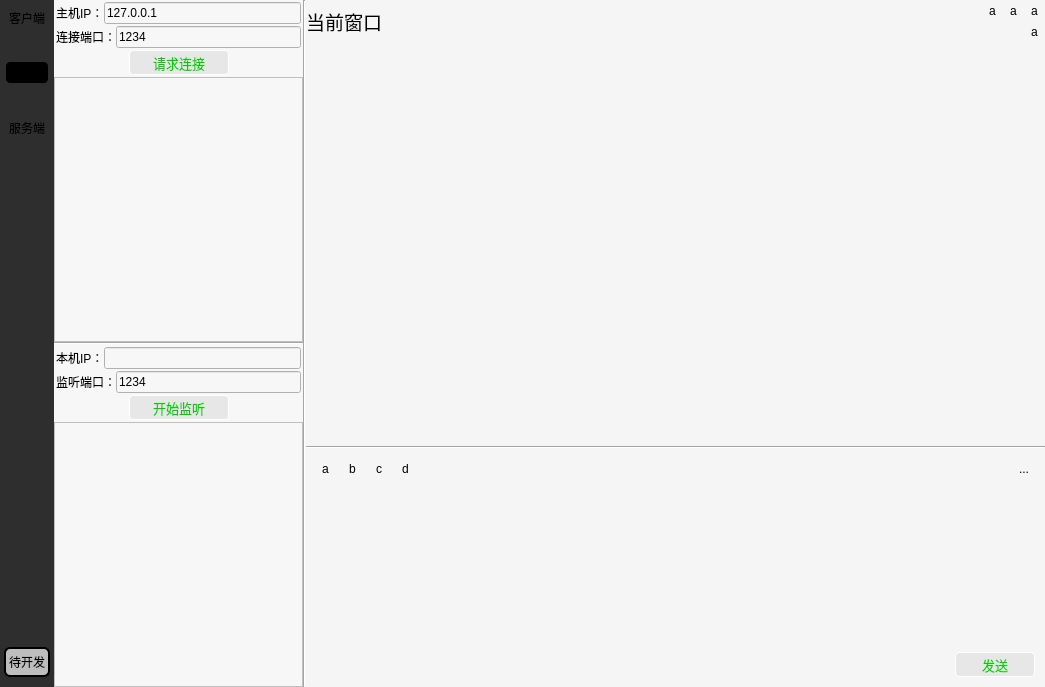
<?xml version="1.0" encoding="UTF-8"?>
<ui version="4.0">
 <class>Widget</class>
 <widget class="QWidget" name="Widget">
  <property name="geometry">
   <rect>
    <x>0</x>
    <y>0</y>
    <width>1045</width>
    <height>687</height>
   </rect>
  </property>
  <property name="windowTitle">
   <string>Widget</string>
  </property>
  <property name="styleSheet">
   <string notr="true">background:rgb(245, 245, 245);</string>
  </property>
  <layout class="QHBoxLayout" name="horizontalLayout_7">
   <property name="spacing">
    <number>0</number>
   </property>
   <property name="leftMargin">
    <number>0</number>
   </property>
   <property name="topMargin">
    <number>0</number>
   </property>
   <property name="rightMargin">
    <number>0</number>
   </property>
   <property name="bottomMargin">
    <number>0</number>
   </property>
   <item>
    <widget class="QFrame" name="frame">
     <property name="sizePolicy">
      <sizepolicy hsizetype="Fixed" vsizetype="Expanding">
       <horstretch>0</horstretch>
       <verstretch>0</verstretch>
      </sizepolicy>
     </property>
     <property name="minimumSize">
      <size>
       <width>54</width>
       <height>0</height>
      </size>
     </property>
     <property name="maximumSize">
      <size>
       <width>54</width>
       <height>16777215</height>
      </size>
     </property>
     <property name="toolTipDuration">
      <number>-1</number>
     </property>
     <property name="layoutDirection">
      <enum>Qt::LeftToRight</enum>
     </property>
     <property name="autoFillBackground">
      <bool>false</bool>
     </property>
     <property name="styleSheet">
      <string notr="true">background:rgb(46, 46, 46)</string>
     </property>
     <layout class="QVBoxLayout" name="verticalLayout">
      <property name="spacing">
       <number>30</number>
      </property>
      <property name="leftMargin">
       <number>4</number>
      </property>
      <property name="topMargin">
       <number>5</number>
      </property>
      <property name="rightMargin">
       <number>4</number>
      </property>
      <property name="bottomMargin">
       <number>10</number>
      </property>
      <item>
       <widget class="QToolButton" name="clientButton_2">
        <property name="enabled">
         <bool>true</bool>
        </property>
        <property name="styleSheet">
         <string notr="true"/>
        </property>
        <property name="text">
         <string>客户端</string>
        </property>
        <property name="icon">
         <iconset resource="res.qrc">
          <normaloff>:/icon/wechat.jpg</normaloff>:/icon/wechat.jpg</iconset>
        </property>
        <property name="iconSize">
         <size>
          <width>45</width>
          <height>45</height>
         </size>
        </property>
        <property name="shortcut">
         <string>Ctrl+S, Ctrl+R</string>
        </property>
        <property name="toolButtonStyle">
         <enum>Qt::ToolButtonIconOnly</enum>
        </property>
        <property name="autoRaise">
         <bool>true</bool>
        </property>
       </widget>
      </item>
      <item>
       <widget class="QToolButton" name="clientButton">
        <property name="layoutDirection">
         <enum>Qt::LeftToRight</enum>
        </property>
        <property name="styleSheet">
         <string notr="true">QToolButton:hover{
	background-color: rgb(0, 0, 0);
}
QToolButton{
background-color: rgb(0, 0, 0);
  border-radius:6px;
  border:2px solid #2e2e2e;
}

</string>
        </property>
        <property name="text">
         <string>客户端</string>
        </property>
        <property name="icon">
         <iconset resource="res.qrc">
          <normaloff>:/icon/client2.png</normaloff>:/icon/client2.png</iconset>
        </property>
        <property name="iconSize">
         <size>
          <width>45</width>
          <height>45</height>
         </size>
        </property>
        <property name="shortcut">
         <string>Ctrl+S, Ctrl+R</string>
        </property>
        <property name="toolButtonStyle">
         <enum>Qt::ToolButtonIconOnly</enum>
        </property>
        <property name="autoRaise">
         <bool>true</bool>
        </property>
       </widget>
      </item>
      <item>
       <widget class="QToolButton" name="serverButton">
        <property name="focusPolicy">
         <enum>Qt::WheelFocus</enum>
        </property>
        <property name="styleSheet">
         <string notr="true">QToolButton:hover{
	background-color: rgb(0, 0, 0);
}
QToolButton{
  border-radius:6px;
  border:2px solid #2e2e2e;
}

</string>
        </property>
        <property name="text">
         <string>服务端</string>
        </property>
        <property name="icon">
         <iconset resource="res.qrc">
          <normaloff>:/icon/server2.png</normaloff>:/icon/server2.png</iconset>
        </property>
        <property name="iconSize">
         <size>
          <width>45</width>
          <height>45</height>
         </size>
        </property>
        <property name="autoRaise">
         <bool>true</bool>
        </property>
       </widget>
      </item>
      <item>
       <spacer name="verticalSpacer">
        <property name="orientation">
         <enum>Qt::Vertical</enum>
        </property>
        <property name="sizeHint" stdset="0">
         <size>
          <width>0</width>
          <height>100</height>
         </size>
        </property>
       </spacer>
      </item>
      <item>
       <widget class="QToolButton" name="toolButton_7">
        <property name="sizePolicy">
         <sizepolicy hsizetype="Minimum" vsizetype="Minimum">
          <horstretch>0</horstretch>
          <verstretch>0</verstretch>
         </sizepolicy>
        </property>
        <property name="minimumSize">
         <size>
          <width>30</width>
          <height>30</height>
         </size>
        </property>
        <property name="styleSheet">
         <string notr="true">QToolButton:hover{
	background-color: rgb(107, 107, 107);
}
QToolButton{
	background-color: rgb(190, 190, 190);
  border-radius:6px;
  border:2px solid #000000;
}
QToolButton::pressed
{
	padding-top:8px;
}
</string>
        </property>
        <property name="text">
         <string>待开发</string>
        </property>
        <property name="icon">
         <iconset resource="res.qrc">
          <normaloff>:/icon/x.png</normaloff>:/icon/x.png</iconset>
        </property>
        <property name="iconSize">
         <size>
          <width>45</width>
          <height>45</height>
         </size>
        </property>
        <property name="autoRaise">
         <bool>true</bool>
        </property>
       </widget>
      </item>
     </layout>
    </widget>
   </item>
   <item>
    <widget class="QStackedWidget" name="stackedWidget">
     <property name="currentIndex">
      <number>0</number>
     </property>
     <widget class="QWidget" name="page">
      <layout class="QHBoxLayout" name="horizontalLayout_8" stretch="1,0">
       <property name="spacing">
        <number>0</number>
       </property>
       <property name="leftMargin">
        <number>0</number>
       </property>
       <property name="topMargin">
        <number>0</number>
       </property>
       <property name="rightMargin">
        <number>0</number>
       </property>
       <property name="bottomMargin">
        <number>0</number>
       </property>
       <item>
        <widget class="QFrame" name="frame">
         <property name="sizePolicy">
          <sizepolicy hsizetype="Fixed" vsizetype="Expanding">
           <horstretch>0</horstretch>
           <verstretch>0</verstretch>
          </sizepolicy>
         </property>
         <property name="minimumSize">
          <size>
           <width>252</width>
           <height>0</height>
          </size>
         </property>
         <property name="maximumSize">
          <size>
           <width>252</width>
           <height>16777215</height>
          </size>
         </property>
         <property name="styleSheet">
          <string notr="true">background:rgb(247, 247, 247)</string>
         </property>
         <layout class="QHBoxLayout" name="horizontalLayout_11">
          <property name="spacing">
           <number>0</number>
          </property>
          <property name="leftMargin">
           <number>0</number>
          </property>
          <property name="topMargin">
           <number>0</number>
          </property>
          <property name="rightMargin">
           <number>0</number>
          </property>
          <property name="bottomMargin">
           <number>0</number>
          </property>
          <item>
           <layout class="QVBoxLayout" name="verticalLayout_8" stretch="100,0,100">
            <property name="spacing">
             <number>0</number>
            </property>
            <item>
             <layout class="QVBoxLayout" name="verticalLayout_7" stretch="0,0">
              <item>
               <widget class="QFrame" name="frame">
                <property name="sizePolicy">
                 <sizepolicy hsizetype="Expanding" vsizetype="Fixed">
                  <horstretch>0</horstretch>
                  <verstretch>0</verstretch>
                 </sizepolicy>
                </property>
                <layout class="QVBoxLayout" name="verticalLayout_3">
                 <property name="spacing">
                  <number>2</number>
                 </property>
                 <property name="leftMargin">
                  <number>2</number>
                 </property>
                 <property name="topMargin">
                  <number>2</number>
                 </property>
                 <property name="rightMargin">
                  <number>2</number>
                 </property>
                 <property name="bottomMargin">
                  <number>2</number>
                 </property>
                 <item>
                  <layout class="QHBoxLayout" name="horizontalLayout">
                   <property name="spacing">
                    <number>0</number>
                   </property>
                   <item>
                    <widget class="QLabel" name="label">
                     <property name="text">
                      <string>主机IP：</string>
                     </property>
                    </widget>
                   </item>
                   <item>
                    <widget class="QLineEdit" name="clientIpEdit">
                     <property name="text">
                      <string>127.0.0.1</string>
                     </property>
                    </widget>
                   </item>
                  </layout>
                 </item>
                 <item>
                  <layout class="QHBoxLayout" name="horizontalLayout_2">
                   <property name="spacing">
                    <number>0</number>
                   </property>
                   <item>
                    <widget class="QLabel" name="label_2">
                     <property name="text">
                      <string>连接端口：</string>
                     </property>
                    </widget>
                   </item>
                   <item>
                    <widget class="QLineEdit" name="clientPortEdit">
                     <property name="text">
                      <string>1234</string>
                     </property>
                    </widget>
                   </item>
                  </layout>
                 </item>
                 <item>
                  <layout class="QHBoxLayout" name="horizontalLayout_3">
                   <property name="spacing">
                    <number>0</number>
                   </property>
                   <item>
                    <spacer name="horizontalSpacer_7">
                     <property name="orientation">
                      <enum>Qt::Horizontal</enum>
                     </property>
                     <property name="sizeHint" stdset="0">
                      <size>
                       <width>40</width>
                       <height>20</height>
                      </size>
                     </property>
                    </spacer>
                   </item>
                   <item>
                    <widget class="QToolButton" name="requestButton">
                     <property name="minimumSize">
                      <size>
                       <width>100</width>
                       <height>0</height>
                      </size>
                     </property>
                     <property name="whatsThis">
                      <string>&lt;html&gt;&lt;head/&gt;&lt;body&gt;&lt;p&gt;&lt;br/&gt;&lt;/p&gt;&lt;/body&gt;&lt;/html&gt;</string>
                     </property>
                     <property name="styleSheet">
                      <string notr="true">QToolButton
{
border:1px solid #ffffff;
	border-radius:4px;
	color: rgb(0, 206, 0);
	background-color: rgb(231, 231, 231);
	font-size:10pt;
}
QToolButton::pressed
{
	padding-bottom:0px;	
	color: rgb(0, 106, 0);
}
QToolButton::hover
{
	background-color: rgb(197, 197, 197);
}


</string>
                     </property>
                     <property name="text">
                      <string>请求连接</string>
                     </property>
                     <property name="autoRaise">
                      <bool>true</bool>
                     </property>
                    </widget>
                   </item>
                   <item>
                    <spacer name="horizontalSpacer_8">
                     <property name="orientation">
                      <enum>Qt::Horizontal</enum>
                     </property>
                     <property name="sizeHint" stdset="0">
                      <size>
                       <width>40</width>
                       <height>20</height>
                      </size>
                     </property>
                    </spacer>
                   </item>
                  </layout>
                 </item>
                </layout>
               </widget>
              </item>
              <item>
               <widget class="QListWidget" name="clientView"/>
              </item>
             </layout>
            </item>
            <item>
             <widget class="Line" name="line">
              <property name="orientation">
               <enum>Qt::Horizontal</enum>
              </property>
             </widget>
            </item>
            <item>
             <layout class="QVBoxLayout" name="verticalLayout_2" stretch="0,0">
              <item>
               <widget class="QFrame" name="frame_3">
                <property name="sizePolicy">
                 <sizepolicy hsizetype="Expanding" vsizetype="Fixed">
                  <horstretch>0</horstretch>
                  <verstretch>0</verstretch>
                 </sizepolicy>
                </property>
                <property name="styleSheet">
                 <string notr="true">background:rgb(247, 247, 247)</string>
                </property>
                <layout class="QVBoxLayout" name="verticalLayout_6">
                 <property name="spacing">
                  <number>2</number>
                 </property>
                 <property name="leftMargin">
                  <number>2</number>
                 </property>
                 <property name="topMargin">
                  <number>2</number>
                 </property>
                 <property name="rightMargin">
                  <number>2</number>
                 </property>
                 <property name="bottomMargin">
                  <number>2</number>
                 </property>
                 <item>
                  <layout class="QHBoxLayout" name="horizontalLayout_9">
                   <property name="spacing">
                    <number>0</number>
                   </property>
                   <item>
                    <widget class="QLabel" name="label_3">
                     <property name="text">
                      <string>本机IP：</string>
                     </property>
                    </widget>
                   </item>
                   <item>
                    <widget class="QLineEdit" name="serverIpEdit">
                     <property name="readOnly">
                      <bool>true</bool>
                     </property>
                    </widget>
                   </item>
                  </layout>
                 </item>
                 <item>
                  <layout class="QHBoxLayout" name="horizontalLayout_10">
                   <property name="spacing">
                    <number>0</number>
                   </property>
                   <item>
                    <widget class="QLabel" name="label_4">
                     <property name="text">
                      <string>监听端口：</string>
                     </property>
                    </widget>
                   </item>
                   <item>
                    <widget class="QLineEdit" name="serverPortEdit">
                     <property name="text">
                      <string>1234</string>
                     </property>
                    </widget>
                   </item>
                  </layout>
                 </item>
                 <item>
                  <layout class="QHBoxLayout" name="horizontalLayout_13">
                   <property name="spacing">
                    <number>0</number>
                   </property>
                   <item>
                    <spacer name="horizontalSpacer">
                     <property name="orientation">
                      <enum>Qt::Horizontal</enum>
                     </property>
                     <property name="sizeHint" stdset="0">
                      <size>
                       <width>40</width>
                       <height>20</height>
                      </size>
                     </property>
                    </spacer>
                   </item>
                   <item>
                    <widget class="QToolButton" name="monitorButton">
                     <property name="minimumSize">
                      <size>
                       <width>100</width>
                       <height>0</height>
                      </size>
                     </property>
                     <property name="styleSheet">
                      <string notr="true">QToolButton
{
border:1px solid #ffffff;
	border-radius:4px;
	color: rgb(0, 206, 0);
	background-color: rgb(231, 231, 231);
	font-size:10pt;
}
QToolButton::pressed
{
	padding-bottom:0px;	
	color: rgb(0, 106, 0);
}
QToolButton::hover
{
	background-color: rgb(197, 197, 197);
}</string>
                     </property>
                     <property name="text">
                      <string>开始监听</string>
                     </property>
                     <property name="autoRaise">
                      <bool>true</bool>
                     </property>
                    </widget>
                   </item>
                   <item>
                    <spacer name="horizontalSpacer_2">
                     <property name="orientation">
                      <enum>Qt::Horizontal</enum>
                     </property>
                     <property name="sizeHint" stdset="0">
                      <size>
                       <width>40</width>
                       <height>20</height>
                      </size>
                     </property>
                    </spacer>
                   </item>
                  </layout>
                 </item>
                </layout>
               </widget>
              </item>
              <item>
               <widget class="QListWidget" name="servetView"/>
              </item>
             </layout>
            </item>
           </layout>
          </item>
          <item>
           <widget class="Line" name="line_4">
            <property name="orientation">
             <enum>Qt::Vertical</enum>
            </property>
           </widget>
          </item>
         </layout>
        </widget>
       </item>
       <item>
        <widget class="QFrame" name="frame">
         <layout class="QVBoxLayout" name="verticalLayout_9" stretch="2,10,1,4,1">
          <property name="spacing">
           <number>0</number>
          </property>
          <property name="leftMargin">
           <number>0</number>
          </property>
          <property name="topMargin">
           <number>0</number>
          </property>
          <property name="rightMargin">
           <number>0</number>
          </property>
          <property name="bottomMargin">
           <number>0</number>
          </property>
          <item>
           <layout class="QHBoxLayout" name="horizontalLayout_17">
            <item>
             <widget class="QLabel" name="label_5">
              <property name="font">
               <font>
                <pointsize>14</pointsize>
               </font>
              </property>
              <property name="text">
               <string>当前窗口</string>
              </property>
              <property name="textFormat">
               <enum>Qt::AutoText</enum>
              </property>
              <property name="alignment">
               <set>Qt::AlignCenter</set>
              </property>
             </widget>
            </item>
            <item>
             <layout class="QVBoxLayout" name="verticalLayout_4">
              <item>
               <layout class="QHBoxLayout" name="horizontalLayout_15">
                <item>
                 <spacer name="horizontalSpacer_10">
                  <property name="orientation">
                   <enum>Qt::Horizontal</enum>
                  </property>
                  <property name="sizeHint" stdset="0">
                   <size>
                    <width>40</width>
                    <height>20</height>
                   </size>
                  </property>
                 </spacer>
                </item>
                <item>
                 <widget class="QToolButton" name="toolButton_27">
                  <property name="text">
                   <string>a</string>
                  </property>
                  <property name="autoRaise">
                   <bool>true</bool>
                  </property>
                 </widget>
                </item>
                <item>
                 <widget class="QToolButton" name="toolButton_28">
                  <property name="text">
                   <string>a</string>
                  </property>
                  <property name="autoRaise">
                   <bool>true</bool>
                  </property>
                 </widget>
                </item>
                <item>
                 <widget class="QToolButton" name="toolButton_29">
                  <property name="text">
                   <string>a</string>
                  </property>
                  <property name="autoRaise">
                   <bool>true</bool>
                  </property>
                 </widget>
                </item>
               </layout>
              </item>
              <item>
               <layout class="QHBoxLayout" name="horizontalLayout_16">
                <item>
                 <spacer name="horizontalSpacer_9">
                  <property name="orientation">
                   <enum>Qt::Horizontal</enum>
                  </property>
                  <property name="sizeHint" stdset="0">
                   <size>
                    <width>40</width>
                    <height>20</height>
                   </size>
                  </property>
                 </spacer>
                </item>
                <item>
                 <widget class="QToolButton" name="toolButton_30">
                  <property name="text">
                   <string>a</string>
                  </property>
                  <property name="autoRaise">
                   <bool>true</bool>
                  </property>
                 </widget>
                </item>
               </layout>
              </item>
             </layout>
            </item>
           </layout>
          </item>
          <item>
           <layout class="QVBoxLayout" name="verticalLayout_5">
            <property name="spacing">
             <number>0</number>
            </property>
            <item>
             <widget class="QTextEdit" name="recEdit">
              <property name="styleSheet">
               <string notr="true"/>
              </property>
              <property name="frameShape">
               <enum>QFrame::NoFrame</enum>
              </property>
             </widget>
            </item>
            <item>
             <widget class="Line" name="line_2">
              <property name="orientation">
               <enum>Qt::Horizontal</enum>
              </property>
             </widget>
            </item>
           </layout>
          </item>
          <item>
           <widget class="QFrame" name="frame">
            <property name="frameShape">
             <enum>QFrame::NoFrame</enum>
            </property>
            <property name="frameShadow">
             <enum>QFrame::Sunken</enum>
            </property>
            <layout class="QHBoxLayout" name="horizontalLayout_5">
             <item>
              <widget class="QToolButton" name="toolButton_17">
               <property name="text">
                <string>a</string>
               </property>
               <property name="autoRaise">
                <bool>true</bool>
               </property>
              </widget>
             </item>
             <item>
              <widget class="QToolButton" name="toolButton_18">
               <property name="text">
                <string>b</string>
               </property>
               <property name="autoRaise">
                <bool>true</bool>
               </property>
              </widget>
             </item>
             <item>
              <widget class="QToolButton" name="toolButton_19">
               <property name="text">
                <string>c</string>
               </property>
               <property name="autoRaise">
                <bool>true</bool>
               </property>
              </widget>
             </item>
             <item>
              <widget class="QToolButton" name="toolButton_20">
               <property name="text">
                <string>d</string>
               </property>
               <property name="autoRaise">
                <bool>true</bool>
               </property>
              </widget>
             </item>
             <item>
              <spacer name="horizontalSpacer_3">
               <property name="orientation">
                <enum>Qt::Horizontal</enum>
               </property>
               <property name="sizeHint" stdset="0">
                <size>
                 <width>40</width>
                 <height>20</height>
                </size>
               </property>
              </spacer>
             </item>
             <item>
              <widget class="QToolButton" name="toolButton_21">
               <property name="text">
                <string>...</string>
               </property>
               <property name="autoRaise">
                <bool>true</bool>
               </property>
              </widget>
             </item>
            </layout>
           </widget>
          </item>
          <item>
           <widget class="QTextEdit" name="sendEdit">
            <property name="styleSheet">
             <string notr="true">background:rgb(245, 245, 245)</string>
            </property>
            <property name="frameShape">
             <enum>QFrame::NoFrame</enum>
            </property>
           </widget>
          </item>
          <item>
           <layout class="QHBoxLayout" name="horizontalLayout_6">
            <property name="rightMargin">
             <number>10</number>
            </property>
            <property name="bottomMargin">
             <number>10</number>
            </property>
            <item>
             <spacer name="horizontalSpacer_4">
              <property name="orientation">
               <enum>Qt::Horizontal</enum>
              </property>
              <property name="sizeType">
               <enum>QSizePolicy::Expanding</enum>
              </property>
              <property name="sizeHint" stdset="0">
               <size>
                <width>40</width>
                <height>20</height>
               </size>
              </property>
             </spacer>
            </item>
            <item>
             <widget class="QToolButton" name="sendButton">
              <property name="minimumSize">
               <size>
                <width>80</width>
                <height>0</height>
               </size>
              </property>
              <property name="focusPolicy">
               <enum>Qt::StrongFocus</enum>
              </property>
              <property name="styleSheet">
               <string notr="true">QToolButton
{
border:1px solid #ffffff;
	border-radius:4px;
	color: rgb(0, 206, 0);
	background-color: rgb(231, 231, 231);
	font-size:10pt;
}
QToolButton::pressed
{
	padding-bottom:0px;	
	color: rgb(0, 106, 0);
}
QToolButton::hover
{
	background-color: rgb(197, 197, 197);
}</string>
              </property>
              <property name="text">
               <string>发送</string>
              </property>
              <property name="shortcut">
               <string>Return</string>
              </property>
              <property name="checkable">
               <bool>false</bool>
              </property>
              <property name="autoRaise">
               <bool>true</bool>
              </property>
             </widget>
            </item>
           </layout>
          </item>
         </layout>
        </widget>
       </item>
      </layout>
     </widget>
     <widget class="QWidget" name="page_2">
      <layout class="QHBoxLayout" name="horizontalLayout_4">
       <property name="spacing">
        <number>0</number>
       </property>
       <property name="leftMargin">
        <number>0</number>
       </property>
       <property name="topMargin">
        <number>0</number>
       </property>
       <property name="rightMargin">
        <number>0</number>
       </property>
       <property name="bottomMargin">
        <number>0</number>
       </property>
      </layout>
     </widget>
    </widget>
   </item>
  </layout>
 </widget>
 <resources>
  <include location="res.qrc"/>
 </resources>
 <connections/>
</ui>
